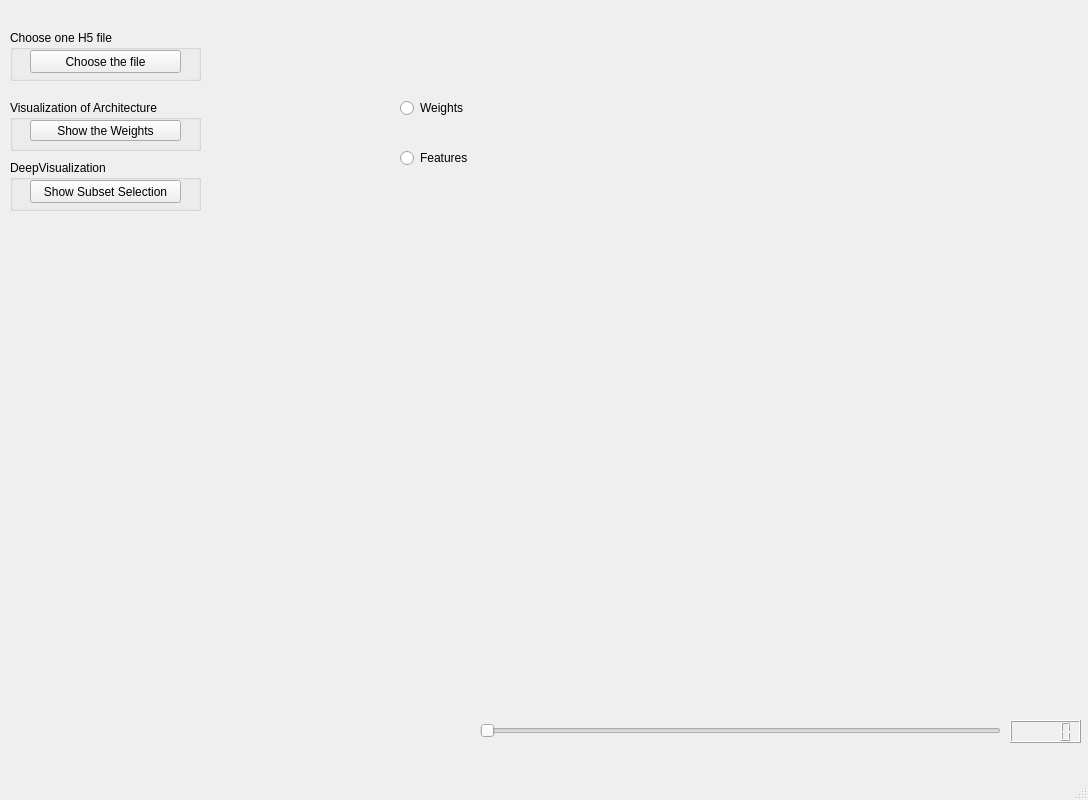
<?xml version="1.0" encoding="UTF-8"?>
<ui version="4.0">
 <class>MainWindow</class>
 <widget class="QMainWindow" name="MainWindow">
  <property name="geometry">
   <rect>
    <x>0</x>
    <y>0</y>
    <width>1088</width>
    <height>800</height>
   </rect>
  </property>
  <property name="windowTitle">
   <string>MainWindow</string>
  </property>
  <widget class="QWidget" name="centralwidget">
   <widget class="MatplotlibWidget" name="matplotlibwidget_static" native="true">
    <property name="geometry">
     <rect>
      <x>210</x>
      <y>0</y>
      <width>181</width>
      <height>731</height>
     </rect>
    </property>
   </widget>
   <widget class="MatplotlibWidget" name="matplotlibwidget_static_2" native="true">
    <property name="geometry">
     <rect>
      <x>480</x>
      <y>30</y>
      <width>601</width>
      <height>681</height>
     </rect>
    </property>
   </widget>
   <widget class="QGroupBox" name="groupBox">
    <property name="geometry">
     <rect>
      <x>10</x>
      <y>100</y>
      <width>191</width>
      <height>51</height>
     </rect>
    </property>
    <property name="title">
     <string>Visualization of Architecture</string>
    </property>
    <widget class="QPushButton" name="wy2">
     <property name="geometry">
      <rect>
       <x>20</x>
       <y>20</y>
       <width>151</width>
       <height>21</height>
      </rect>
     </property>
     <property name="text">
      <string>Show the Weights</string>
     </property>
    </widget>
   </widget>
   <widget class="QGroupBox" name="groupBox_3">
    <property name="geometry">
     <rect>
      <x>10</x>
      <y>30</y>
      <width>191</width>
      <height>51</height>
     </rect>
    </property>
    <property name="title">
     <string>Choose one H5 file</string>
    </property>
    <widget class="QPushButton" name="wy1">
     <property name="geometry">
      <rect>
       <x>20</x>
       <y>20</y>
       <width>151</width>
       <height>23</height>
      </rect>
     </property>
     <property name="text">
      <string>Choose the file</string>
     </property>
    </widget>
   </widget>
   <widget class="QGroupBox" name="groupBox_5">
    <property name="geometry">
     <rect>
      <x>10</x>
      <y>160</y>
      <width>191</width>
      <height>51</height>
     </rect>
    </property>
    <property name="title">
     <string>DeepVisualization</string>
    </property>
    <widget class="QPushButton" name="wy3">
     <property name="geometry">
      <rect>
       <x>20</x>
       <y>20</y>
       <width>151</width>
       <height>23</height>
      </rect>
     </property>
     <property name="text">
      <string>Show Subset Selection</string>
     </property>
    </widget>
   </widget>
   <widget class="MatplotlibWidget" name="matplotlibwidget_static_3" native="true">
    <property name="geometry">
     <rect>
      <x>270</x>
      <y>20</y>
      <width>741</width>
      <height>571</height>
     </rect>
    </property>
   </widget>
   <widget class="QSlider" name="horizontalSlider">
    <property name="geometry">
     <rect>
      <x>480</x>
      <y>720</y>
      <width>521</width>
      <height>22</height>
     </rect>
    </property>
    <property name="orientation">
     <enum>Qt::Horizontal</enum>
    </property>
   </widget>
   <widget class="QLCDNumber" name="lcdNumber">
    <property name="geometry">
     <rect>
      <x>1010</x>
      <y>720</y>
      <width>71</width>
      <height>23</height>
     </rect>
    </property>
   </widget>
   <widget class="QRadioButton" name="radioButton">
    <property name="geometry">
     <rect>
      <x>400</x>
      <y>100</y>
      <width>71</width>
      <height>16</height>
     </rect>
    </property>
    <property name="text">
     <string>Weights</string>
    </property>
   </widget>
   <widget class="QRadioButton" name="radioButton_2">
    <property name="geometry">
     <rect>
      <x>400</x>
      <y>150</y>
      <width>71</width>
      <height>16</height>
     </rect>
    </property>
    <property name="text">
     <string>Features</string>
    </property>
   </widget>
  </widget>
  <widget class="QMenuBar" name="menubar">
   <property name="geometry">
    <rect>
     <x>0</x>
     <y>0</y>
     <width>1088</width>
     <height>23</height>
    </rect>
   </property>
  </widget>
  <widget class="QStatusBar" name="statusbar"/>
 </widget>
 <customwidgets>
  <customwidget>
   <class>MatplotlibWidget</class>
   <extends>QWidget</extends>
   <header location="global">matplotlibwidget.h</header>
   <container>1</container>
  </customwidget>
 </customwidgets>
 <resources/>
 <connections/>
</ui>
